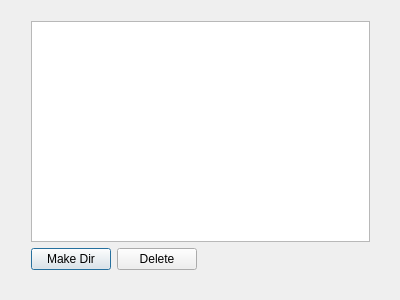
<?xml version="1.0" encoding="UTF-8"?>
<ui version="4.0">
 <class>Dialog</class>
 <widget class="QDialog" name="Dialog">
  <property name="geometry">
   <rect>
    <x>0</x>
    <y>0</y>
    <width>400</width>
    <height>300</height>
   </rect>
  </property>
  <property name="windowTitle">
   <string>Dialog</string>
  </property>
  <widget class="QWidget" name="">
   <property name="geometry">
    <rect>
     <x>20</x>
     <y>10</y>
     <width>361</width>
     <height>271</height>
    </rect>
   </property>
   <layout class="QVBoxLayout" name="verticalLayout">
    <item>
     <widget class="QTreeView" name="treeView"/>
    </item>
    <item>
     <layout class="QHBoxLayout" name="horizontalLayout">
      <item>
       <widget class="QPushButton" name="pushButton">
        <property name="text">
         <string>Make Dir</string>
        </property>
       </widget>
      </item>
      <item>
       <widget class="QPushButton" name="pushButton_2">
        <property name="text">
         <string>Delete</string>
        </property>
       </widget>
      </item>
      <item>
       <spacer name="horizontalSpacer">
        <property name="orientation">
         <enum>Qt::Horizontal</enum>
        </property>
        <property name="sizeHint" stdset="0">
         <size>
          <width>40</width>
          <height>20</height>
         </size>
        </property>
       </spacer>
      </item>
     </layout>
    </item>
   </layout>
  </widget>
 </widget>
 <layoutdefault spacing="6" margin="11"/>
 <resources/>
 <connections/>
</ui>
